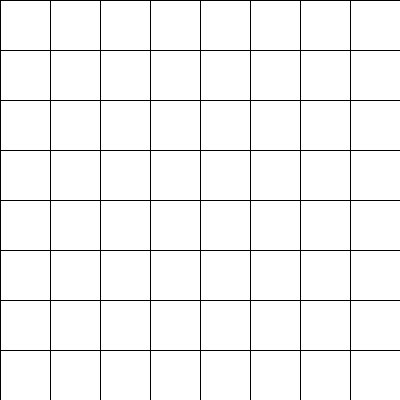
Frame 1 (no input)
Frame 60 (the mouse pressed at the canvas centre just before this capture): identical to frame 1, image omitted
Frame 120 (the mouse held since frame 60 and released just before this capture): identical to frame 1, image omitted

The Processing sketch that drew this single still picture (run headless with seeded random() and noise(); from frame 60 on, the mouse is pressed at the canvas centre):

// Processing sketch: processing_20715
// ── processing_20715.pde

//Kyle Lleses 
//PS1-5

void setup () {
  size (400, 400);
  smooth();
}

void draw() {
  for (int y = 0; y <= height; y += 50) {
    for (int x = 0; x <= width; x += 50) {

      rect (x,y,50,50);
    }
  }
}
